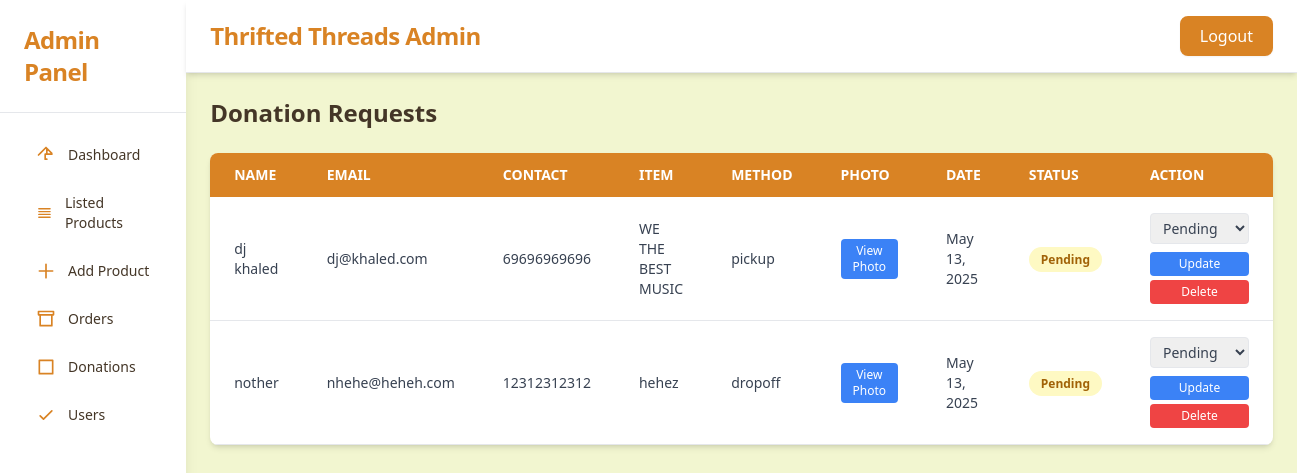
Screenshot of /admin/donations.php (signed in) with the database file from the repository.
### tables this page shows
CREATE TABLE `donations` (
  `id` int(11) NOT NULL,
  `full_name` varchar(100) DEFAULT NULL,
  `email` varchar(100) DEFAULT NULL,
  `item_description` text DEFAULT NULL,
  `donation_method` varchar(20) DEFAULT NULL,
  `photo_path` varchar(255) DEFAULT NULL,
  `donated_at` timestamp NOT NULL DEFAULT current_timestamp(),
  `contact` varchar(15) NOT NULL,
  `status` varchar(20) DEFAULT 'pending'
);

### admin/donations.php (the view, shortened to what this page needs)
<?php
include 'db_conn.php';
?>
<!DOCTYPE html>
<html lang="en">
<head>
    <script src="https://cdn.tailwindcss.com"></script>
</head>
<body class="bg-[#F2F6D0] text-[#443627] min-h-screen font-sans">
<div class="flex min-h-screen">
<aside class="w-64 bg-white shadow-lg hidden md:flex flex-col">
  <div class="p-6 border-b border-gray-200">
    <h2 class="text-2xl font-extrabold text-[#D98324] tracking-tight">Admin Panel</h2>
  </div>
  <nav class="flex flex-col gap-3 p-6 text-sm text-[#443627]">
    <a href="admin_dashboard.php" class="flex items-center gap-3 px-3 py-2 rounded-lg hover:bg-[#F2F6D0] hover:text-[#D98324] transition">
      <svg class="w-5 h-5 text-[#D98324]" fill="none" stroke="currentColor" stroke-width="2"
           viewBox="0 0 24 24"><path stroke-linecap="round" stroke-linejoin="round" d="M3 12l2-2m0 0l7-7 7 7M13 5v6h6m-6 0h-2v6h2"/></svg>
      Dashboard
    <a href="listed_products.php" class="flex items-center gap-3 px-3 py-2 rounded-lg hover:bg-[#F2F6D0] hover:text-[#D98324] transition">
      <svg class="w-5 h-5 text-[#D98324]" fill="none" stroke="currentColor" stroke-width="2"
          viewBox="0 0 24 24"><path stroke-linecap="round" stroke-linejoin="round" d="M4 6h16M4 10h16M4 14h16M4 18h16"/></svg>
      Listed Products
    </a>
    <a href="add_product.php" class="flex items-center gap-3 px-3 py-2 rounded-lg hover:bg-[#F2F6D0] hover:text-[#D98324] transition">
      <svg class="w-5 h-5 text-[#D98324]" fill="none" stroke="currentColor" stroke-width="2"
           viewBox="0 0 24 24"><path stroke-linecap="round" stroke-linejoin="round" d="M12 4v16m8-8H4"/></svg>
      Add Product
    </a>
    <a href="orders.php" class="flex items-center gap-3 px-3 py-2 rounded-lg hover:bg-[#F2F6D0] hover:text-[#D98324] transition">
      <svg class="w-5 h-5 text-[#D98324]" fill="none" stroke="currentColor" stroke-width="2"
           viewBox="0 0 24 24"><path stroke-linecap="round" stroke-linejoin="round" d="M3 3h18v4H3zM5 7v13h14V7"/></svg>
      Orders
    </a>
    <a href="donations.php" class="flex items-center gap-3 px-3 py-2 rounded-lg hover:bg-[#F2F6D0] hover:text-[#D98324] transition">
      <svg class="w-5 h-5 text-[#D98324]" fill="none" stroke="currentColor" stroke-width="2"
           viewBox="0 0 24 24"><path stroke-linecap="round" stroke-linejoin="round" d="M4 4h16v16H4z"/></svg>
      Donations
    </a>
    <a href="users.php" class="flex items-center gap-3 px-3 py-2 rounded-lg hover:bg-[#F2F6D0] hover:text-[#D98324] transition">
      <svg class="w-5 h-5 text-[#D98324]" fill="none" stroke="currentColor" stroke-width="2"
           viewBox="0 0 24 24"><path stroke-linecap="round" stroke-linejoin="round" d="M5 13l4 4L19 7"/></svg>
      Users
    </a>
  </nav>
</aside>
  <div class="flex-1 flex flex-col">
<header class="bg-white shadow-md px-6 py-4 border-b flex items-center justify-between">
  <h1 class="text-2xl font-bold text-[#D98324] tracking-tight">Thrifted Threads Admin</h1>
  <form method="POST">
    <button name="logout"
            class="bg-[#D98324] hover:bg-[#b86112] text-white font-medium px-5 py-2 rounded-lg transition-all duration-200 shadow-sm">
      Logout
    </button>
  </form>
</header>
    <main class="flex-1 p-6">
                <?php
        $donation_query = "SELECT * FROM donations ORDER BY donated_at DESC";
        $donation_result = $conn->query($donation_query);
        ?>
        <h2 class="text-2xl font-bold text-[#443627] mb-6">Donation Requests</h2>
        <div class="overflow-x-auto bg-white shadow-md rounded-lg">
            <table class="min-w-full table-auto text-sm text-left text-gray-700">
                <thead class="bg-[#D98324] text-white uppercase">
                    <tr>
                        <th class="px-6 py-3">Name</th>
                        <th class="px-6 py-3">Email</th>
                        <th class="px-6 py-3">Contact</th>
                        <th class="px-6 py-3">Item</th>
                        <th class="px-6 py-3">Method</th>
                        <th class="px-6 py-3">Photo</th>
                        <th class="px-6 py-3">Date</th>
                        <th class="px-6 py-3">Status</th>
                        <th class="px-6 py-3">Action</th>
                    </tr>
                </thead>
                <tbody>
                    <?php while ($row = $donation_result->fetch_assoc()): ?>
                    <tr class="border-b hover:bg-[#f9f9f9]">
                        <td class="px-6 py-4"><?= htmlspecialchars($row['full_name']) ?></td>
                        <td class="px-6 py-4"><?= htmlspecialchars($row['email']) ?></td>
                        <td class="px-6 py-4"><?= htmlspecialchars($row['contact']) ?></td>
                        <td class="px-6 py-4"><?= htmlspecialchars($row['item_description']) ?></td>
                        <td class="px-6 py-4"><?= htmlspecialchars($row['donation_method']) ?></td>
                        <td class="px-6 py-4">
                            <?php
                            $photoFolder = '';
                            $photoPath = $row['photo_path'];
                            if (!empty($photoPath)) {
                                $fullPhotoPath = $photoFolder . $photoPath;
                                ?>
                                <button onclick="openModal('<?= htmlspecialchars($fullPhotoPath) ?>')"
                                        class="text-white bg-blue-500 hover:bg-blue-600 text-xs px-3 py-1 rounded">
                                    View Photo
                                </button>
                            <?php
                            } else {
                                ?>
                                <span class="text-gray-400 italic">No photo</span>
                            <?php
                            }
                            ?>
                        </td>
                        <td class="px-6 py-4"><?= date("M d, Y", strtotime($row['donated_at'])) ?></td>
                        <td class="px-6 py-4">
                            <span class="px-3 py-1 rounded-full text-xs font-semibold
                                <?= $row['status'] === 'accepted' ? 'bg-green-100 text-green-700' :
                                    ($row['status'] === 'declined' ? 'bg-red-100 text-red-700' : 'bg-yellow-100 text-yellow-700') ?>">
                                <?= ucfirst($row['status']) ?>
                            </span>
                        </td>
                    <td class="px-6 py-4">
                        <div class="flex flex-row items-center gap-3">
                            <form method="POST" class="flex flex-col gap-1">
                                <select name="action" class="border rounded px-2 py-1 text-sm mb-1">
                                    <option value="pending" <?= $row['status'] === 'pending' ? 'selected' : '' ?>>Pending</option>
                                </select>
                            <div class="flex flex-col gap-1">
                                <form method="POST">
                                    <button type="submit" class="bg-blue-500 hover:bg-blue-600 text-white text-xs px-3 py-1 rounded w-full">
                                        Update
                                    </button>
                                </form>
                                <form method="POST" onsubmit="return confirm('Are you sure you want to delete this donation?');">
                                    <button type="submit" class="bg-red-500 hover:bg-red-600 text-white text-xs px-3 py-1 rounded w-full">
                                        Delete
                                    </button>
                                </form>
                            </div>
                        </div>
                    </td>
                    </tr>
                    <?php endwhile; ?>
                </tbody>
            </table>
        </div>
    </main>
  </div>
</div>
</body>
</html>

### rows the page displays
donations: full_name "dj khaled", email "dj@khaled.com", contact "69696969696", item_description "WE THE BEST MUSIC", donation_method "pickup", donated_at "May 13, 2025", status "Pending", action "Pending"
donations: full_name "nother", email "nhehe@heheh.com", contact "12312312312", item_description "hehez", donation_method "dropoff", donated_at "May 13, 2025", status "Pending", action "Pending"
